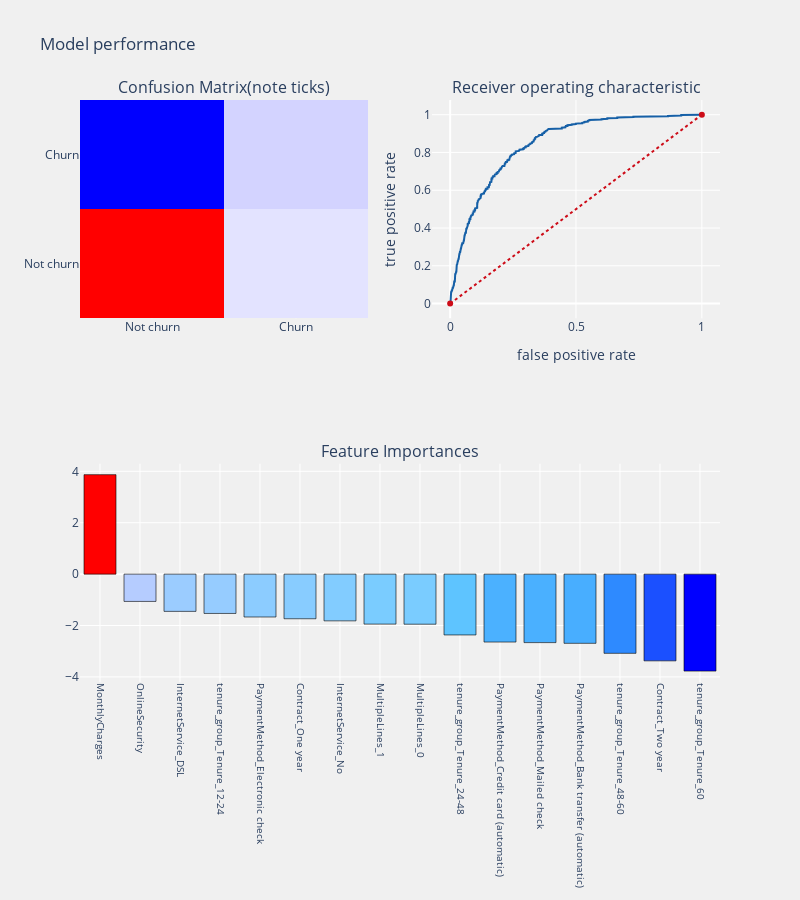
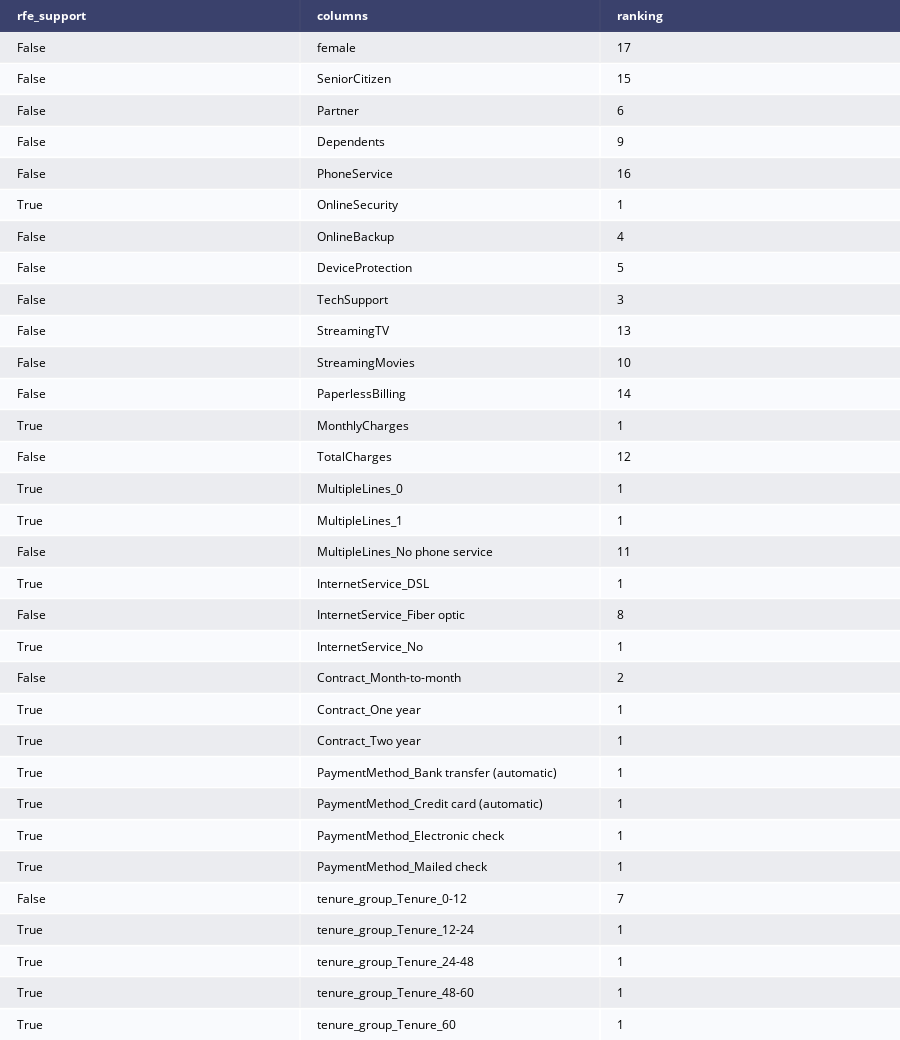

Notebook source saved alongside these figures, in order:
### Markdown cell above
# Recursive Feature Elimination
Recursive Feature Elimination (RFE) is based on the idea to repeatedly construct a model and choose either the best or worst performing feature, setting the feature aside and then repeating the process with the rest of the features. This process is applied until all features in the dataset are exhausted. The goal of RFE is to select features by recursively considering smaller and smaller sets of features.

### Code cell
from sklearn.feature_selection import RFE

rfe = RFE(LogisticRegression())
rfe = rfe.fit(X_train_scaledSMOTEENN,y_train_scaledSMOTEENN.values.ravel())

idc_rfe = pd.DataFrame({"rfe_support" :rfe.support_,
                       "columns" : [col for col in X.columns],
                       "ranking" : rfe.ranking_,
                      })
cols = idc_rfe[idc_rfe["rfe_support"] == True]["columns"].tolist()


logit_rfe = LogisticRegression(C=1.0, class_weight=None, dual=False, fit_intercept=True,
          intercept_scaling=1, max_iter=100, multi_class='ovr', n_jobs=1,
          penalty='l2', random_state=None, solver='liblinear', tol=0.0001,
          verbose=0, warm_start=False)


test_model(logit_rfe,X_train_scaledSMOTEENN[cols],X_test_scaled[cols],y_train_scaledSMOTEENN,y_test_scaled)

tab_rk = ff.create_table(idc_rfe)
py.iplot(tab_rk)

### Figure 1 — Plotly figure (JSON) as saved in the notebook; plotly's stock layout.template omitted (floating-point values rounded to 4 significant figures; data arrays with more than 128 entries replaced by an {"elided": "..."} marker saying what was removed)
{"data": [{"colorscale": [[0, "rgb(0,0,255)"], [0.1, "rgb(51,153,255)"], [0.2, "rgb(102,204,255)"], [0.3, "rgb(153,204,255)"], [0.4, "rgb(204,204,255)"], [0.5, "rgb(255,255,255)"], [0.6, "rgb(255,204,255)"], [0.7, "rgb(255,153,255)"], [0.8, "rgb(255,102,204)"], [0.9, "rgb(255,102,102)"], [1, "rgb(255,0,0)"]], "name": "matrix", "showscale": false, "type": "heatmap", "x": ["Not churn", "Churn"], "xaxis": "x", "y": ["Not churn", "Churn"], "yaxis": "y", "z": [[870, 424], [66, 398]]}, {"line": {"color": "rgb(22, 96, 167)", "width": 2}, "name": "Roc : 0.7650462346106699", "type": "scatter", "x": {"elided": "557 float values"}, "xaxis": "x2", "y": {"elided": "557 float values"}, "yaxis": "y2"}, {"line": {"color": "rgb(205, 12, 24)", "dash": "dot", "width": 2}, "type": "scatter", "x": [0, 1], "xaxis": "x2", "y": [0, 1], "yaxis": "y2"}, {"marker": {"color": [3.871, -1.062, -1.45, -1.53, -1.668, -1.737, -1.818, -1.945, -1.949, -2.367, -2.643, -2.665, -2.693, -3.082, -3.375, -3.773], "colorscale": [[0, "rgb(0,0,255)"], [0.1, "rgb(51,153,255)"], [0.2, "rgb(102,204,255)"], [0.3, "rgb(153,204,255)"], [0.4, "rgb(204,204,255)"], [0.5, "rgb(255,255,255)"], [0.6, "rgb(255,204,255)"], [0.7, "rgb(255,153,255)"], [0.8, "rgb(255,102,204)"], [0.9, "rgb(255,102,102)"], [1, "rgb(255,0,0)"]], "line": {"color": "black", "width": 0.6}}, "name": "coefficients", "type": "bar", "x": ["MonthlyCharges", "OnlineSecurity", "InternetService_DSL", "tenure_group_Tenure_12-24", "PaymentMethod_Electronic check", "Contract_One year", "InternetService_No", "MultipleLines_1", "MultipleLines_0", "tenure_group_Tenure_24-48", "PaymentMethod_Credit card (automatic)", "PaymentMethod_Mailed check", "PaymentMethod_Bank transfer (automatic)", "tenure_group_Tenure_48-60", "Contract_Two year", "tenure_group_Tenure_60"], "xaxis": "x3", "y": [3.871, -1.062, -1.45, -1.53, -1.668, -1.737, -1.818, -1.945, -1.949, -2.367, -2.643, -2.665, -2.693, -3.082, -3.375, -3.773], "yaxis": "y3"}], "layout": {"annotations": [{"font": {"size": 16}, "showarrow": false, "text": "Confusion Matrix(note ticks)", "x": 0.225, "xanchor": "center", "xref": "paper", "y": 1, "yanchor": "bottom", "yref": "paper"}, {"font": {"size": 16}, "showarrow": false, "text": "Receiver operating characteristic", "x": 0.775, "xanchor": "center", "xref": "paper", "y": 1, "yanchor": "bottom", "yref": "paper"}, {"font": {"size": 16}, "showarrow": false, "text": "Feature Importances", "x": 0.5, "xanchor": "center", "xref": "paper", "y": 0.375, "yanchor": "bottom", "yref": "paper"}], "autosize": false, "height": 900, "margin": {"b": 195}, "paper_bgcolor": "rgba(240,240,240, 0.95)", "plot_bgcolor": "rgba(240,240,240, 0.95)", "showlegend": false, "title": {"text": "Model performance"}, "width": 800, "xaxis": {"anchor": "y", "domain": [0, 0.45]}, "xaxis2": {"anchor": "y2", "domain": [0.55, 1], "title": {"text": "false positive rate"}}, "xaxis3": {"anchor": "y3", "domain": [0, 1], "showgrid": true, "tickangle": 90, "tickfont": {"size": 10}}, "yaxis": {"anchor": "x", "domain": [0.625, 1]}, "yaxis2": {"anchor": "x2", "domain": [0.625, 1], "title": {"text": "true positive rate"}}, "yaxis3": {"anchor": "x3", "domain": [0, 0.375]}}}

### Figure 2 — Plotly figure (JSON) as saved in the notebook; plotly's stock layout.template omitted (floating-point values rounded to 4 significant figures)
{"data": [{"colorscale": [[0, "#00083e"], [0.5, "#ededee"], [1, "#ffffff"]], "hoverinfo": "none", "opacity": 0.75, "showscale": false, "type": "heatmap", "z": [[0, 0, 0], [0.5, 0.5, 0.5], [1, 1, 1], [0.5, 0.5, 0.5], [1, 1, 1], [0.5, 0.5, 0.5], [1, 1, 1], [0.5, 0.5, 0.5], [1, 1, 1], [0.5, 0.5, 0.5], [1, 1, 1], [0.5, 0.5, 0.5], [1, 1, 1], [0.5, 0.5, 0.5], [1, 1, 1], [0.5, 0.5, 0.5], [1, 1, 1], [0.5, 0.5, 0.5], [1, 1, 1], [0.5, 0.5, 0.5], [1, 1, 1], [0.5, 0.5, 0.5], [1, 1, 1], [0.5, 0.5, 0.5], [1, 1, 1], [0.5, 0.5, 0.5], [1, 1, 1], [0.5, 0.5, 0.5], [1, 1, 1], [0.5, 0.5, 0.5], [1, 1, 1], [0.5, 0.5, 0.5], [1, 1, 1]]}], "layout": {"annotations": [{"align": "left", "font": {"color": "#ffffff"}, "showarrow": false, "text": "<b>rfe_support</b>", "x": -0.45, "xanchor": "left", "xref": "x", "y": 0, "yref": "y"}, {"align": "left", "font": {"color": "#ffffff"}, "showarrow": false, "text": "<b>columns</b>", "x": 0.55, "xanchor": "left", "xref": "x", "y": 0, "yref": "y"}, {"align": "left", "font": {"color": "#ffffff"}, "showarrow": false, "text": "<b>ranking</b>", "x": 1.55, "xanchor": "left", "xref": "x", "y": 0, "yref": "y"}, {"align": "left", "font": {"color": "#000000"}, "showarrow": false, "text": "False", "x": -0.45, "xanchor": "left", "xref": "x", "y": 1, "yref": "y"}, {"align": "left", "font": {"color": "#000000"}, "showarrow": false, "text": "female", "x": 0.55, "xanchor": "left", "xref": "x", "y": 1, "yref": "y"}, {"align": "left", "font": {"color": "#000000"}, "showarrow": false, "text": "17", "x": 1.55, "xanchor": "left", "xref": "x", "y": 1, "yref": "y"}, {"align": "left", "font": {"color": "#000000"}, "showarrow": false, "text": "False", "x": -0.45, "xanchor": "left", "xref": "x", "y": 2, "yref": "y"}, {"align": "left", "font": {"color": "#000000"}, "showarrow": false, "text": "SeniorCitizen", "x": 0.55, "xanchor": "left", "xref": "x", "y": 2, "yref": "y"}, {"align": "left", "font": {"color": "#000000"}, "showarrow": false, "text": "15", "x": 1.55, "xanchor": "left", "xref": "x", "y": 2, "yref": "y"}, {"align": "left", "font": {"color": "#000000"}, "showarrow": false, "text": "False", "x": -0.45, "xanchor": "left", "xref": "x", "y": 3, "yref": "y"}, {"align": "left", "font": {"color": "#000000"}, "showarrow": false, "text": "Partner", "x": 0.55, "xanchor": "left", "xref": "x", "y": 3, "yref": "y"}, {"align": "left", "font": {"color": "#000000"}, "showarrow": false, "text": "6", "x": 1.55, "xanchor": "left", "xref": "x", "y": 3, "yref": "y"}, {"align": "left", "font": {"color": "#000000"}, "showarrow": false, "text": "False", "x": -0.45, "xanchor": "left", "xref": "x", "y": 4, "yref": "y"}, {"align": "left", "font": {"color": "#000000"}, "showarrow": false, "text": "Dependents", "x": 0.55, "xanchor": "left", "xref": "x", "y": 4, "yref": "y"}, {"align": "left", "font": {"color": "#000000"}, "showarrow": false, "text": "9", "x": 1.55, "xanchor": "left", "xref": "x", "y": 4, "yref": "y"}, {"align": "left", "font": {"color": "#000000"}, "showarrow": false, "text": "False", "x": -0.45, "xanchor": "left", "xref": "x", "y": 5, "yref": "y"}, {"align": "left", "font": {"color": "#000000"}, "showarrow": false, "text": "PhoneService", "x": 0.55, "xanchor": "left", "xref": "x", "y": 5, "yref": "y"}, {"align": "left", "font": {"color": "#000000"}, "showarrow": false, "text": "16", "x": 1.55, "xanchor": "left", "xref": "x", "y": 5, "yref": "y"}, {"align": "left", "font": {"color": "#000000"}, "showarrow": false, "text": "True", "x": -0.45, "xanchor": "left", "xref": "x", "y": 6, "yref": "y"}, {"align": "left", "font": {"color": "#000000"}, "showarrow": false, "text": "OnlineSecurity", "x": 0.55, "xanchor": "left", "xref": "x", "y": 6, "yref": "y"}, {"align": "left", "font": {"color": "#000000"}, "showarrow": false, "text": "1", "x": 1.55, "xanchor": "left", "xref": "x", "y": 6, "yref": "y"}, {"align": "left", "font": {"color": "#000000"}, "showarrow": false, "text": "False", "x": -0.45, "xanchor": "left", "xref": "x", "y": 7, "yref": "y"}, {"align": "left", "font": {"color": "#000000"}, "showarrow": false, "text": "OnlineBackup", "x": 0.55, "xanchor": "left", "xref": "x", "y": 7, "yref": "y"}, {"align": "left", "font": {"color": "#000000"}, "showarrow": false, "text": "4", "x": 1.55, "xanchor": "left", "xref": "x", "y": 7, "yref": "y"}, {"align": "left", "font": {"color": "#000000"}, "showarrow": false, "text": "False", "x": -0.45, "xanchor": "left", "xref": "x", "y": 8, "yref": "y"}, {"align": "left", "font": {"color": "#000000"}, "showarrow": false, "text": "DeviceProtection", "x": 0.55, "xanchor": "left", "xref": "x", "y": 8, "yref": "y"}, {"align": "left", "font": {"color": "#000000"}, "showarrow": false, "text": "5", "x": 1.55, "xanchor": "left", "xref": "x", "y": 8, "yref": "y"}, {"align": "left", "font": {"color": "#000000"}, "showarrow": false, "text": "False", "x": -0.45, "xanchor": "left", "xref": "x", "y": 9, "yref": "y"}, {"align": "left", "font": {"color": "#000000"}, "showarrow": false, "text": "TechSupport", "x": 0.55, "xanchor": "left", "xref": "x", "y": 9, "yref": "y"}, {"align": "left", "font": {"color": "#000000"}, "showarrow": false, "text": "3", "x": 1.55, "xanchor": "left", "xref": "x", "y": 9, "yref": "y"}, {"align": "left", "font": {"color": "#000000"}, "showarrow": false, "text": "False", "x": -0.45, "xanchor": "left", "xref": "x", "y": 10, "yref": "y"}, {"align": "left", "font": {"color": "#000000"}, "showarrow": false, "text": "StreamingTV", "x": 0.55, "xanchor": "left", "xref": "x", "y": 10, "yref": "y"}, {"align": "left", "font": {"color": "#000000"}, "showarrow": false, "text": "13", "x": 1.55, "xanchor": "left", "xref": "x", "y": 10, "yref": "y"}, {"align": "left", "font": {"color": "#000000"}, "showarrow": false, "text": "False", "x": -0.45, "xanchor": "left", "xref": "x", "y": 11, "yref": "y"}, {"align": "left", "font": {"color": "#000000"}, "showarrow": false, "text": "StreamingMovies", "x": 0.55, "xanchor": "left", "xref": "x", "y": 11, "yref": "y"}, {"align": "left", "font": {"color": "#000000"}, "showarrow": false, "text": "10", "x": 1.55, "xanchor": "left", "xref": "x", "y": 11, "yref": "y"}, {"align": "left", "font": {"color": "#000000"}, "showarrow": false, "text": "False", "x": -0.45, "xanchor": "left", "xref": "x", "y": 12, "yref": "y"}, {"align": "left", "font": {"color": "#000000"}, "showarrow": false, "text": "PaperlessBilling", "x": 0.55, "xanchor": "left", "xref": "x", "y": 12, "yref": "y"}, {"align": "left", "font": {"color": "#000000"}, "showarrow": false, "text": "14", "x": 1.55, "xanchor": "left", "xref": "x", "y": 12, "yref": "y"}, {"align": "left", "font": {"color": "#000000"}, "showarrow": false, "text": "True", "x": -0.45, "xanchor": "left", "xref": "x", "y": 13, "yref": "y"}, {"align": "left", "font": {"color": "#000000"}, "showarrow": false, "text": "MonthlyCharges", "x": 0.55, "xanchor": "left", "xref": "x", "y": 13, "yref": "y"}, {"align": "left", "font": {"color": "#000000"}, "showarrow": false, "text": "1", "x": 1.55, "xanchor": "left", "xref": "x", "y": 13, "yref": "y"}, {"align": "left", "font": {"color": "#000000"}, "showarrow": false, "text": "False", "x": -0.45, "xanchor": "left", "xref": "x", "y": 14, "yref": "y"}, {"align": "left", "font": {"color": "#000000"}, "showarrow": false, "text": "TotalCharges", "x": 0.55, "xanchor": "left", "xref": "x", "y": 14, "yref": "y"}, {"align": "left", "font": {"color": "#000000"}, "showarrow": false, "text": "12", "x": 1.55, "xanchor": "left", "xref": "x", "y": 14, "yref": "y"}, {"align": "left", "font": {"color": "#000000"}, "showarrow": false, "text": "True", "x": -0.45, "xanchor": "left", "xref": "x", "y": 15, "yref": "y"}, {"align": "left", "font": {"color": "#000000"}, "showarrow": false, "text": "MultipleLines_0", "x": 0.55, "xanchor": "left", "xref": "x", "y": 15, "yref": "y"}, {"align": "left", "font": {"color": "#000000"}, "showarrow": false, "text": "1", "x": 1.55, "xanchor": "left", "xref": "x", "y": 15, "yref": "y"}, {"align": "left", "font": {"color": "#000000"}, "showarrow": false, "text": "True", "x": -0.45, "xanchor": "left", "xref": "x", "y": 16, "yref": "y"}, {"align": "left", "font": {"color": "#000000"}, "showarrow": false, "text": "MultipleLines_1", "x": 0.55, "xanchor": "left", "xref": "x", "y": 16, "yref": "y"}, {"align": "left", "font": {"color": "#000000"}, "showarrow": false, "text": "1", "x": 1.55, "xanchor": "left", "xref": "x", "y": 16, "yref": "y"}, {"align": "left", "font": {"color": "#000000"}, "showarrow": false, "text": "False", "x": -0.45, "xanchor": "left", "xref": "x", "y": 17, "yref": "y"}, {"align": "left", "font": {"color": "#000000"}, "showarrow": false, "text": "MultipleLines_No phone service", "x": 0.55, "xanchor": "left", "xref": "x", "y": 17, "yref": "y"}, {"align": "left", "font": {"color": "#000000"}, "showarrow": false, "text": "11", "x": 1.55, "xanchor": "left", "xref": "x", "y": 17, "yref": "y"}, {"align": "left", "font": {"color": "#000000"}, "showarrow": false, "text": "True", "x": -0.45, "xanchor": "left", "xref": "x", "y": 18, "yref": "y"}, {"align": "left", "font": {"color": "#000000"}, "showarrow": false, "text": "InternetService_DSL", "x": 0.55, "xanchor": "left", "xref": "x", "y": 18, "yref": "y"}, {"align": "left", "font": {"color": "#000000"}, "showarrow": false, "text": "1", "x": 1.55, "xanchor": "left", "xref": "x", "y": 18, "yref": "y"}, {"align": "left", "font": {"color": "#000000"}, "showarrow": false, "text": "False", "x": -0.45, "xanchor": "left", "xref": "x", "y": 19, "yref": "y"}, {"align": "left", "font": {"color": "#000000"}, "showarrow": false, "text": "InternetService_Fiber optic", "x": 0.55, "xanchor": "left", "xref": "x", "y": 19, "yref": "y"}, {"align": "left", "font": {"color": "#000000"}, "showarrow": false, "text": "8", "x": 1.55, "xanchor": "left", "xref": "x", "y": 19, "yref": "y"}, {"align": "left", "font": {"color": "#000000"}, "showarrow": false, "text": "True", "x": -0.45, "xanchor": "left", "xref": "x", "y": 20, "yref": "y"}, {"align": "left", "font": {"color": "#000000"}, "showarrow": false, "text": "InternetService_No", "x": 0.55, "xanchor": "left", "xref": "x", "y": 20, "yref": "y"}, {"align": "left", "font": {"color": "#000000"}, "showarrow": false, "text": "1", "x": 1.55, "xanchor": "left", "xref": "x", "y": 20, "yref": "y"}, {"align": "left", "font": {"color": "#000000"}, "showarrow": false, "text": "False", "x": -0.45, "xanchor": "left", "xref": "x", "y": 21, "yref": "y"}, {"align": "left", "font": {"color": "#000000"}, "showarrow": false, "text": "Contract_Month-to-month", "x": 0.55, "xanchor": "left", "xref": "x", "y": 21, "yref": "y"}, {"align": "left", "font": {"color": "#000000"}, "showarrow": false, "text": "2", "x": 1.55, "xanchor": "left", "xref": "x", "y": 21, "yref": "y"}, {"align": "left", "font": {"color": "#000000"}, "showarrow": false, "text": "True", "x": -0.45, "xanchor": "left", "xref": "x", "y": 22, "yref": "y"}, {"align": "left", "font": {"color": "#000000"}, "showarrow": false, "text": "Contract_One year", "x": 0.55, "xanchor": "left", "xref": "x", "y": 22, "yref": "y"}, {"align": "left", "font": {"color": "#000000"}, "showarrow": false, "text": "1", "x": 1.55, "xanchor": "left", "xref": "x", "y": 22, "yref": "y"}, {"align": "left", "font": {"color": "#000000"}, "showarrow": false, "text": "True", "x": -0.45, "xanchor": "left", "xref": "x", "y": 23, "yref": "y"}, {"align": "left", "font": {"color": "#000000"}, "showarrow": false, "text": "Contract_Two year", "x": 0.55, "xanchor": "left", "xref": "x", "y": 23, "yref": "y"}, {"align": "left", "font": {"color": "#000000"}, "showarrow": false, "text": "1", "x": 1.55, "xanchor": "left", "xref": "x", "y": 23, "yref": "y"}, {"align": "left", "font": {"color": "#000000"}, "showarrow": false, "text": "True", "x": -0.45, "xanchor": "left", "xref": "x", "y": 24, "yref": "y"}, {"align": "left", "font": {"color": "#000000"}, "showarrow": false, "text": "PaymentMethod_Bank transfer (automatic)", "x": 0.55, "xanchor": "left", "xref": "x", "y": 24, "yref": "y"}, {"align": "left", "font": {"color": "#000000"}, "showarrow": false, "text": "1", "x": 1.55, "xanchor": "left", "xref": "x", "y": 24, "yref": "y"}, {"align": "left", "font": {"color": "#000000"}, "showarrow": false, "text": "True", "x": -0.45, "xanchor": "left", "xref": "x", "y": 25, "yref": "y"}, {"align": "left", "font": {"color": "#000000"}, "showarrow": false, "text": "PaymentMethod_Credit card (automatic)", "x": 0.55, "xanchor": "left", "xref": "x", "y": 25, "yref": "y"}, {"align": "left", "font": {"color": "#000000"}, "showarrow": false, "text": "1", "x": 1.55, "xanchor": "left", "xref": "x", "y": 25, "yref": "y"}, {"align": "left", "font": {"color": "#000000"}, "showarrow": false, "text": "True", "x": -0.45, "xanchor": "left", "xref": "x", "y": 26, "yref": "y"}, {"align": "left", "font": {"color": "#000000"}, "showarrow": false, "text": "PaymentMethod_Electronic check", "x": 0.55, "xanchor": "left", "xref": "x", "y": 26, "yref": "y"}, {"align": "left", "font": {"color": "#000000"}, "showarrow": false, "text": "1", "x": 1.55, "xanchor": "left", "xref": "x", "y": 26, "yref": "y"}, {"align": "left", "font": {"color": "#000000"}, "showarrow": false, "text": "True", "x": -0.45, "xanchor": "left", "xref": "x", "y": 27, "yref": "y"}, {"align": "left", "font": {"color": "#000000"}, "showarrow": false, "text": "PaymentMethod_Mailed check", "x": 0.55, "xanchor": "left", "xref": "x", "y": 27, "yref": "y"}, {"align": "left", "font": {"color": "#000000"}, "showarrow": false, "text": "1", "x": 1.55, "xanchor": "left", "xref": "x", "y": 27, "yref": "y"}, {"align": "left", "font": {"color": "#000000"}, "showarrow": false, "text": "False", "x": -0.45, "xanchor": "left", "xref": "x", "y": 28, "yref": "y"}, {"align": "left", "font": {"color": "#000000"}, "showarrow": false, "text": "tenure_group_Tenure_0-12", "x": 0.55, "xanchor": "left", "xref": "x", "y": 28, "yref": "y"}, {"align": "left", "font": {"color": "#000000"}, "showarrow": false, "text": "7", "x": 1.55, "xanchor": "left", "xref": "x", "y": 28, "yref": "y"}, {"align": "left", "font": {"color": "#000000"}, "showarrow": false, "text": "True", "x": -0.45, "xanchor": "left", "xref": "x", "y": 29, "yref": "y"}, {"align": "left", "font": {"color": "#000000"}, "showarrow": false, "text": "tenure_group_Tenure_12-24", "x": 0.55, "xanchor": "left", "xref": "x", "y": 29, "yref": "y"}, {"align": "left", "font": {"color": "#000000"}, "showarrow": false, "text": "1", "x": 1.55, "xanchor": "left", "xref": "x", "y": 29, "yref": "y"}, {"align": "left", "font": {"color": "#000000"}, "showarrow": false, "text": "True", "x": -0.45, "xanchor": "left", "xref": "x", "y": 30, "yref": "y"}, {"align": "left", "font": {"color": "#000000"}, "showarrow": false, "text": "tenure_group_Tenure_24-48", "x": 0.55, "xanchor": "left", "xref": "x", "y": 30, "yref": "y"}, {"align": "left", "font": {"color": "#000000"}, "showarrow": false, "text": "1", "x": 1.55, "xanchor": "left", "xref": "x", "y": 30, "yref": "y"}, {"align": "left", "font": {"color": "#000000"}, "showarrow": false, "text": "True", "x": -0.45, "xanchor": "left", "xref": "x", "y": 31, "yref": "y"}, {"align": "left", "font": {"color": "#000000"}, "showarrow": false, "text": "tenure_group_Tenure_48-60", "x": 0.55, "xanchor": "left", "xref": "x", "y": 31, "yref": "y"}, {"align": "left", "font": {"color": "#000000"}, "showarrow": false, "text": "1", "x": 1.55, "xanchor": "left", "xref": "x", "y": 31, "yref": "y"}, {"align": "left", "font": {"color": "#000000"}, "showarrow": false, "text": "True", "x": -0.45, "xanchor": "left", "xref": "x", "y": 32, "yref": "y"}, {"align": "left", "font": {"color": "#000000"}, "showarrow": false, "text": "tenure_group_Tenure_60", "x": 0.55, "xanchor": "left", "xref": "x", "y": 32, "yref": "y"}, {"align": "left", "font": {"color": "#000000"}, "showarrow": false, "text": "1", "x": 1.55, "xanchor": "left", "xref": "x", "y": 32, "yref": "y"}], "height": 1040, "margin": {"b": 0, "l": 0, "r": 0, "t": 0}, "xaxis": {"dtick": 1, "gridwidth": 2, "showticklabels": false, "tick0": -0.5, "ticks": "", "zeroline": false}, "yaxis": {"autorange": "reversed", "dtick": 1, "gridwidth": 2, "showticklabels": false, "tick0": 0.5, "ticks": "", "zeroline": false}}}
